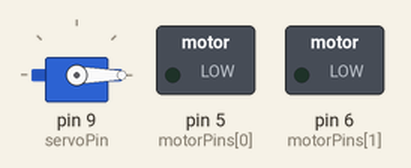
The sketch below on a simulated Arduino Uno, built with avr-gcc and run on an emulated ATmega328P. Shown: servo, switched loads named in the sketch (green lamp = pin HIGH). The local clock reads 2024-03-15 10:24:30 at power-on unless the sketch sets it; what the sketch prints to the serial monitor is not drawn.

Above: at 0.05 s.
At 5.8 s:
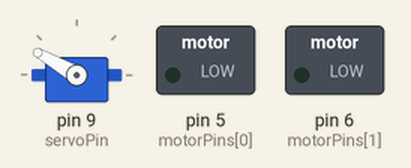
At 13.55 s:
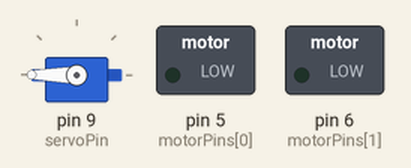
Timing chart, 0 to 78.0 s (numbered marks = the images above):
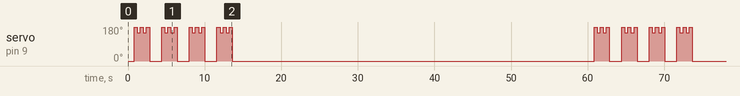

Measured:
- by itself, servo on pin 9 (servoPin): moves between 0° and 180°, repeating every 60.0 s

The sketch:

Updated_fish_feeder.ino
```cpp
#include <DS1302.h>
#include <Servo.h>

// Define constants for pin numbers
const int servoPin = 9;
const int clockPin = 2;
const int dataPin = 3;
const int enablePin = 4;
const int motorPins[] = {5, 6};

// Define variables for time tracking
Time currentTime;
int currentHour;
int currentMinute;
int currentSecond;

// Define servo motor object
Servo feederServo;

// Define DS1302 clock object
DS1302 rtc(clockPin, dataPin, enablePin);

// Setup function
void setup() {
    // Set servo pin as an output
    pinMode(servoPin, OUTPUT);

    // Set motor control pins as outputs
    pinMode(motorPins[0], OUTPUT);
    pinMode(motorPins[1], OUTPUT);

    // Attach servo to servo pin
    feederServo.attach(servoPin);

    // Set initial servo position
    feederServo.write(45);

    // Initialize DS1302 clock
    rtc.halt(false);
    rtc.writeProtect(false);
    Serial.begin(9600);

    // Set initial time
    rtc.setTime(9, 55, 0); // Set initial feeding time to 9:55:00
}

// Main loop function
void loop() {
    // Read current time from DS1302 clock
    currentTime = rtc.getTime();
    currentHour = currentTime.hour;
    currentMinute = currentTime.min;
    currentSecond = currentTime.sec;

    // Print current time to serial monitor
    Serial.print("Current Time: ");
    Serial.print(currentHour);
    Serial.print(":");
    Serial.print(currentMinute);
    Serial.print(":");
    Serial.println(currentSecond);

    // Check if it's time to feed the fish
    if ((currentHour == 9 && currentMinute == 55 && currentSecond == 0) ||
        (currentHour == 9 && currentMinute == 56 && currentSecond == 0) ||
        (currentHour == 9 && currentMinute == 57 && currentSecond == 0) ||
        (currentHour == 9 && currentMinute == 58 && currentSecond == 0)) {
        // Call function to feed the fish
        feedFish();
    }
}

// Function to feed the fish
void feedFish() {
    // Rotate servo to dispense food
    feederServo.write(0);
    delay(800);
    feederServo.write(180);
    delay(400);
    feederServo.write(150);
    delay(400);
    feederServo.write(180);
    delay(400);
    feederServo.write(150);
    delay(400);
    feederServo.write(180);
    delay(400);
    feederServo.write(0);
    delay(800);
    feederServo.write(0);
    delay(800);
    feederServo.write(180);
    delay(400);
    feederServo.write(150);
    delay(400);
    feederServo.write(180);
    delay(400);
    feederServo.write(150);
    delay(400);
    feederServo.write(180);
    delay(400);
    feederServo.write(0);
    delay(800);
    feederServo.write(0);
    delay(800);
    feederServo.write(180);
    delay(400);
    feederServo.write(150);
    delay(400);
    feederServo.write(180);
    delay(400);
    feederServo.write(150);
    delay(400);
    feederServo.write(180);
    delay(400);
    feederServo.write(0);
    delay(800);
    feederServo.write(0);
    delay(800);
    feederServo.write(180);
    delay(400);
    feederServo.write(150);
    delay(400);
    feederServo.write(180);
    delay(400);
    feederServo.write(150);
    delay(400);
    feederServo.write(180);
    delay(400);
    feederServo.write(0);
    delay(800);
    feederServo.write(0);
    delay(800);
}
```
